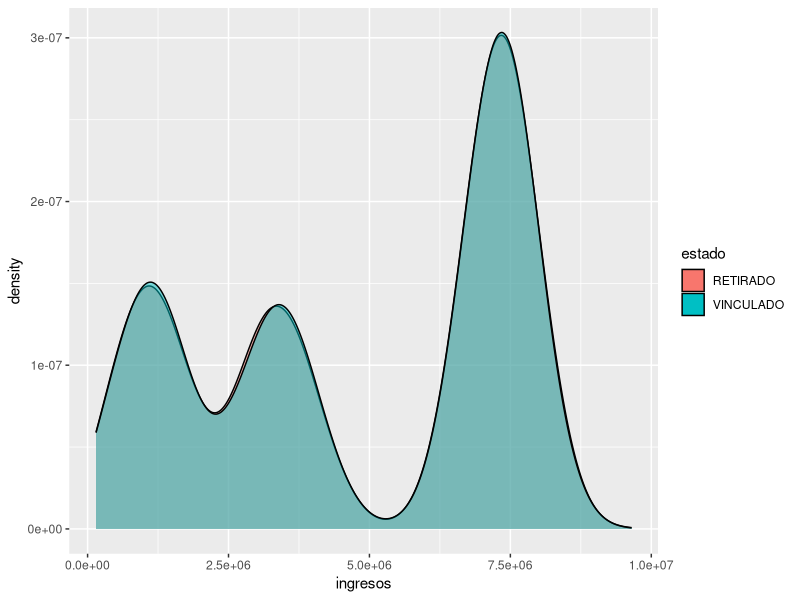
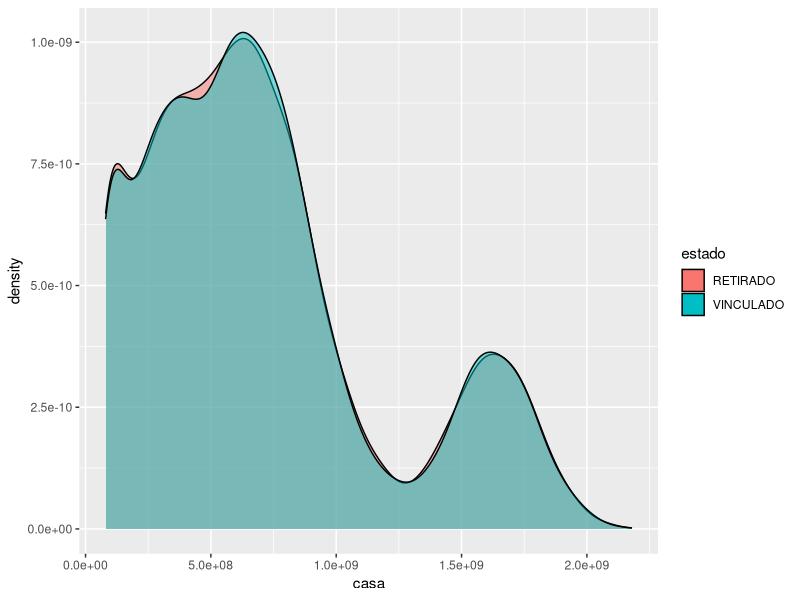
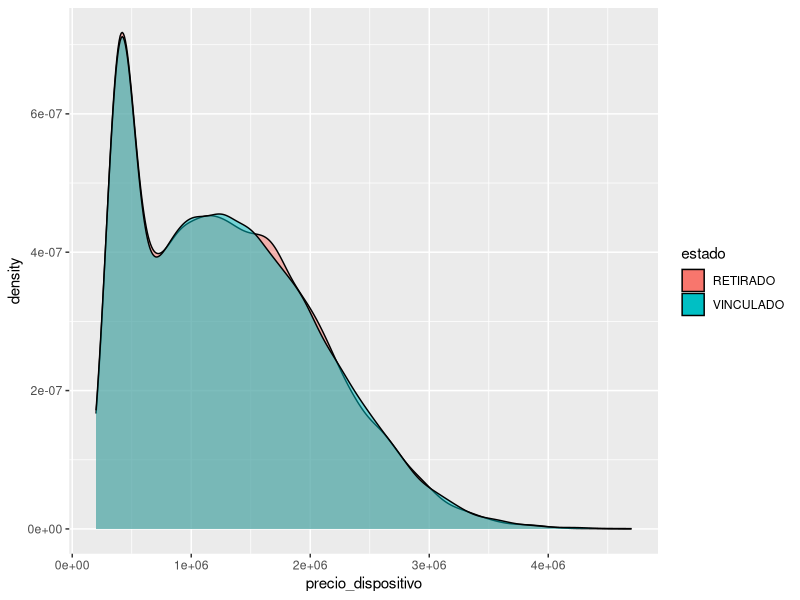
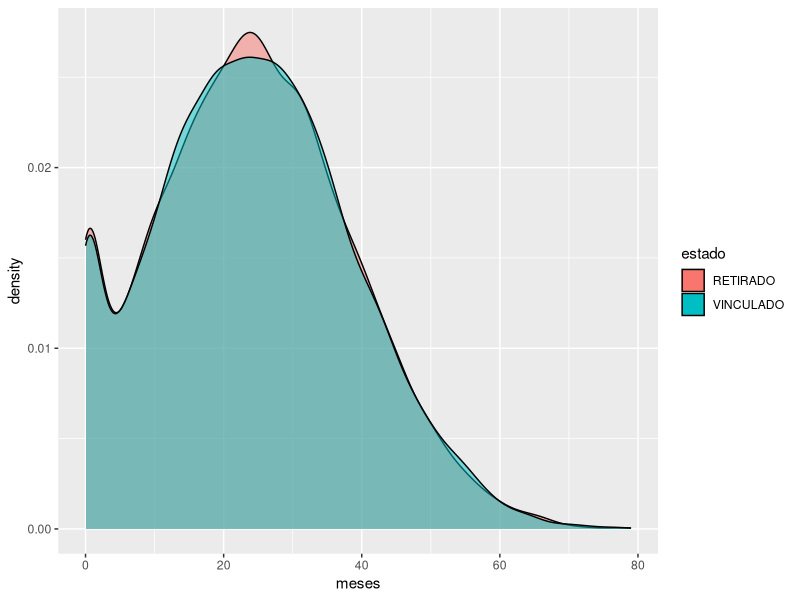
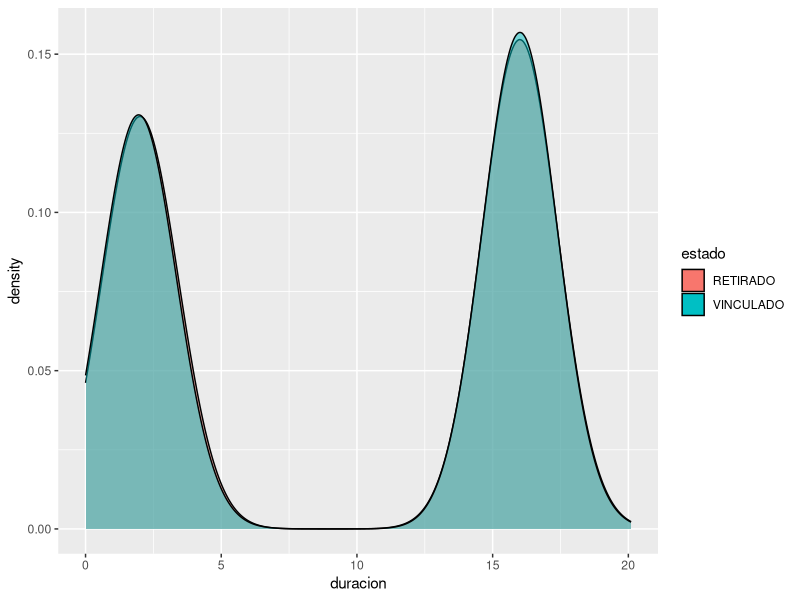
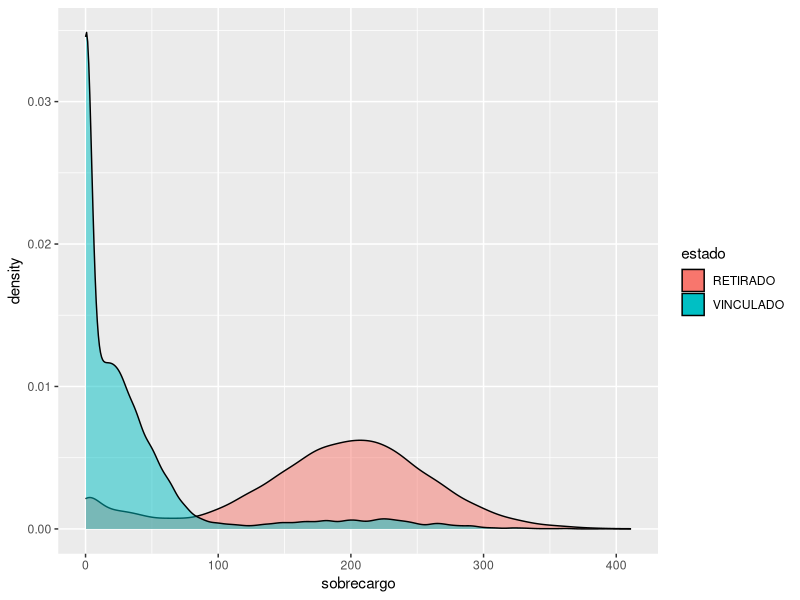
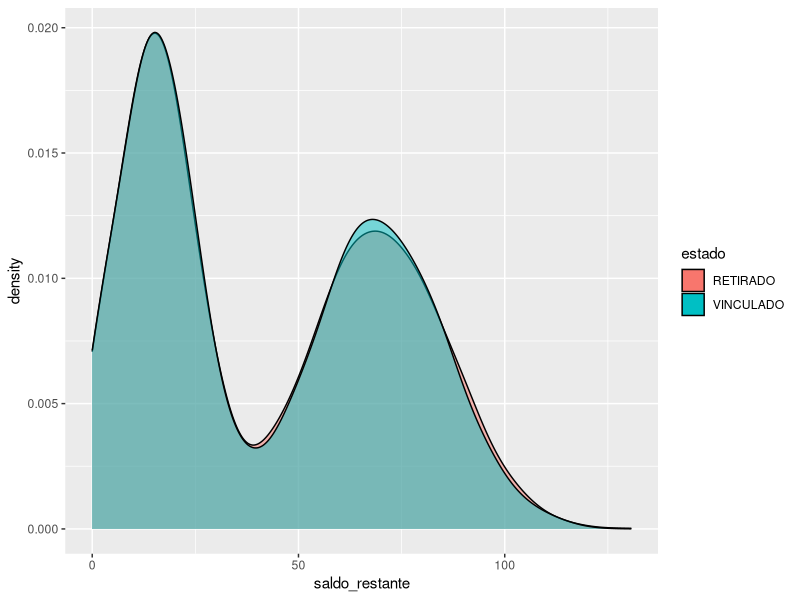
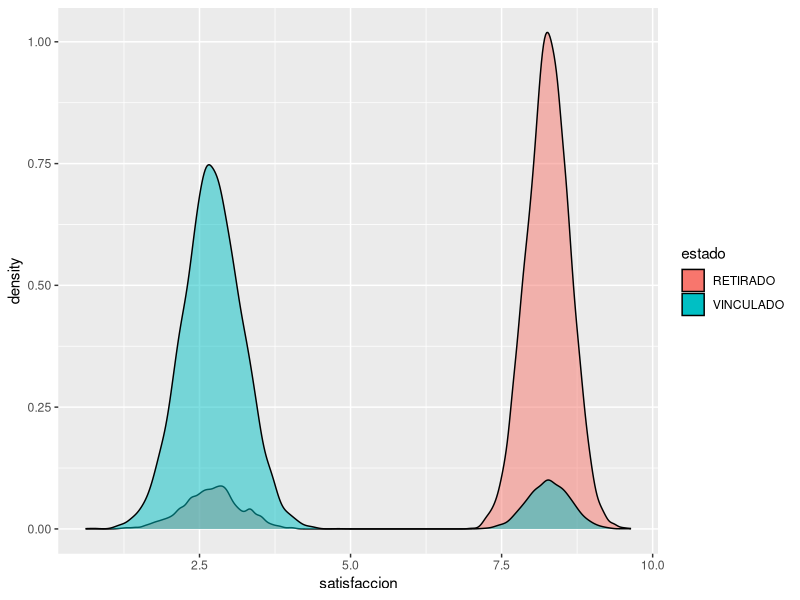

These charts were generated, in order, by the following R code:
## ---- chunk 1
library(tidyverse)
## ---- chunk 2
data_raw <- read.csv("data.csv")

colnames(data_raw) <- tolower(colnames(data_raw))

str(data_raw)
## ---- chunk 3
summary(data_raw)
## ---- chunk 4
data.frame(
  retirados = nrow(data_raw[(data_raw$estado == "RETIRADO"),]) / nrow(data_raw),
  vinculados = nrow(data_raw[(data_raw$estado == "VINCULADO"),]) / nrow(data_raw)
)
## ---- chunk 5
ggplot(data_raw) + geom_density(aes(ingresos, group = estado, fill = estado, alpha = I(0.5)))
## ---- chunk 6
ggplot(data_raw) + geom_density(aes(casa, group = estado, fill = estado, alpha = I(0.5)))
## ---- chunk 7
ggplot(data_raw) + geom_density(aes(precio_dispositivo, group = estado, fill = estado, alpha = I(0.5)))
## ---- chunk 8
ggplot(data_raw) + geom_density(aes(meses, group = estado, fill = estado, alpha = I(0.5)))
## ---- chunk 9
ggplot(data_raw) + geom_density(aes(duracion, group = estado, fill = estado, alpha = I(0.5)))
## ---- chunk 10
ggplot(data_raw) + geom_density(aes(sobrecargo, group = estado, fill = estado, alpha = I(0.5)))
## ---- chunk 11
ggplot(data_raw) + geom_density(aes(saldo_restante, group = estado, fill = estado, alpha = I(0.5)))
## ---- chunk 12
ggplot(data_raw) + geom_density(aes(satisfaccion, group = estado, fill = estado, alpha = I(0.5)))
## ---- chunk 13
are_outliers <- function(dt) {
  mean_data <- mean(dt)
  sd_data <- sd(dt)
  
  are_outliers <- abs((dt - mean_data) / sd_data) >= 4

  return(are_outliers)
}

data <- data_raw %>%
  filter_at(vars(-matches("estado")), all_vars(!are_outliers(.)))

nrow(data_raw) - nrow(data)
